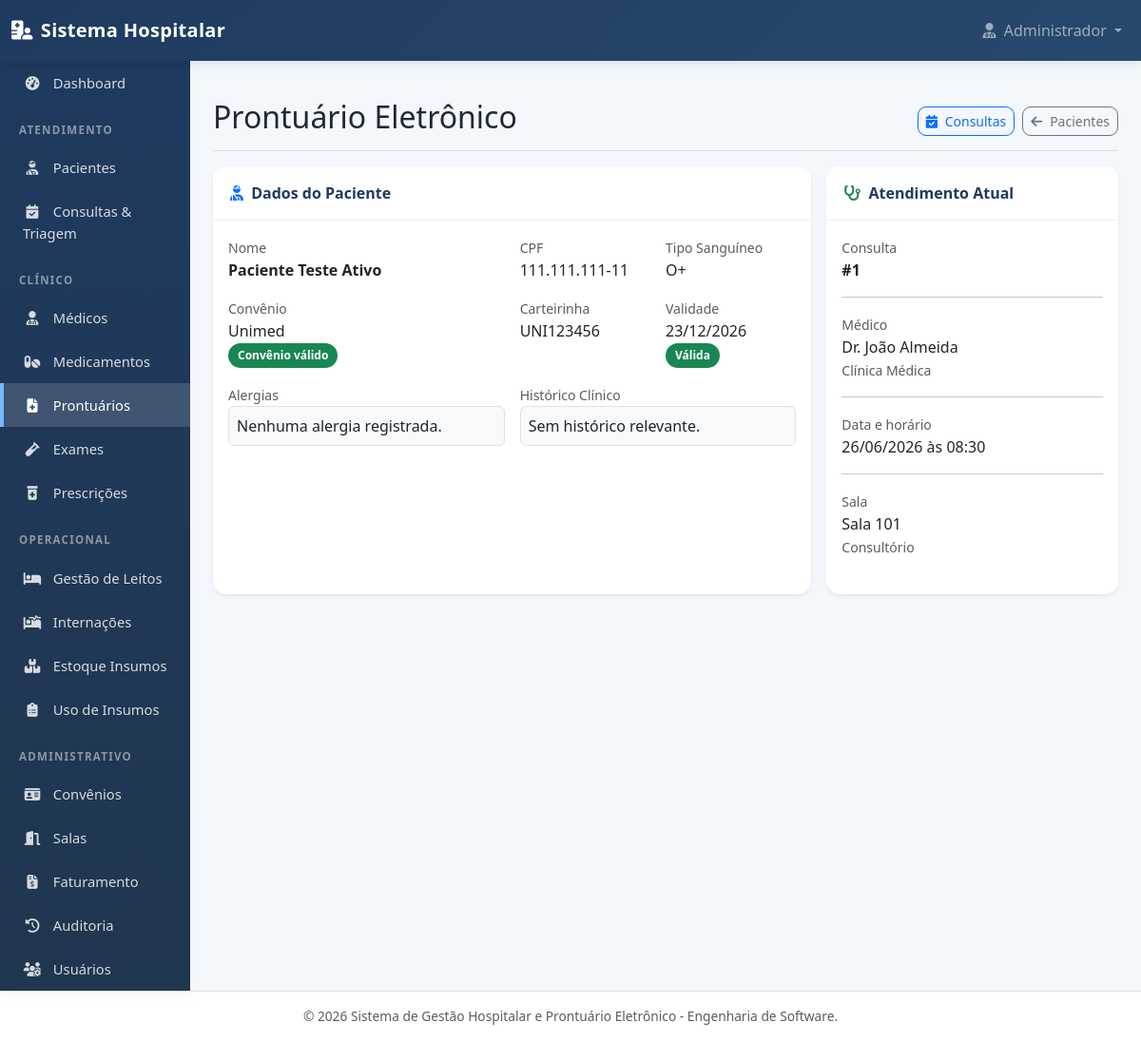
Page /prontuario.php?id=1 (signed in) on the committed database.
### tables this page shows
CREATE TABLE pacientes (
    id_paciente INT AUTO_INCREMENT PRIMARY KEY,
    nome VARCHAR(100) NOT NULL,
    cpf VARCHAR(14) NOT NULL UNIQUE,
    data_nascimento DATE NULL,
    telefone VARCHAR(20) NULL,
    endereco VARCHAR(150) NULL,
    alergias TEXT NULL,
    historico_clinico TEXT NULL,
    tipo_sanguineo VARCHAR(5) NULL,
    id_convenio INT NULL,
    numero_carteirinha VARCHAR(50) NULL,
    validade_carteirinha DATE NULL,
    status_paciente VARCHAR(20) NOT NULL DEFAULT 'Ativo',

    INDEX idx_pacientes_convenio (id_convenio),

    CONSTRAINT fk_pacientes_convenios
        FOREIGN KEY (id_convenio)
        REFERENCES convenios(id_convenio)
        ON DELETE SET NULL
        ON UPDATE CASCADE
);

CREATE TABLE convenios (
    id_convenio INT AUTO_INCREMENT PRIMARY KEY,
    nome_convenio VARCHAR(100) NOT NULL,
    telefone VARCHAR(20) NULL,
    procedimentos_autorizados TEXT NULL,
    status_convenio VARCHAR(20) NOT NULL DEFAULT 'Ativo'
);

CREATE TABLE consultas (
    id_consulta INT AUTO_INCREMENT PRIMARY KEY,
    data_consulta DATE NOT NULL,
    horario TIME NOT NULL,
    status_consulta VARCHAR(50) NOT NULL DEFAULT 'Agendada',
    destino_paciente VARCHAR(50) NOT NULL DEFAULT 'ATENDIMENTO',
    status_fluxo VARCHAR(80) NOT NULL DEFAULT 'Aguardando atendimento',
    id_paciente INT NOT NULL,
    id_medico INT NOT NULL,
    id_sala INT NULL,
    id_convenio INT NULL,

    INDEX idx_consultas_paciente (id_paciente),
    INDEX idx_consultas_medico (id_medico),
    INDEX idx_consultas_sala (id_sala),
    INDEX idx_consultas_convenio (id_convenio),
    INDEX idx_consultas_data (data_consulta),
    INDEX idx_consultas_destino (destino_paciente),
    INDEX idx_consultas_fluxo (status_fluxo),

    CONSTRAINT fk_consultas_pacientes
        FOREIGN KEY (id_paciente)
        REFERENCES pacientes(id_paciente)
        ON DELETE CASCADE
        ON UPDATE CASCADE,

    CONSTRAINT fk_consultas_medicos
        FOREIGN KEY (id_medico)
        REFERENCES medicos(id_medico)
        ON DELETE RESTRICT
        ON UPDATE CASCADE,

    CONSTRAINT fk_consultas_salas
        FOREIGN KEY (id_sala)
        REFERENCES salas(id_sala)
        ON DELETE SET NULL
        ON UPDATE CASCADE,

    CONSTRAINT fk_consultas_convenios
        FOREIGN KEY (id_convenio)
        REFERENCES convenios(id_convenio)
        ON DELETE SET NULL
        ON UPDATE CASCADE
);

CREATE TABLE medicos (
    id_medico INT AUTO_INCREMENT PRIMARY KEY,
    nome VARCHAR(100) NOT NULL,
    crm VARCHAR(30) NOT NULL UNIQUE,
    especialidade VARCHAR(80) NULL,
    telefone VARCHAR(20) NULL,
    email VARCHAR(100) NULL,
    status_medico VARCHAR(20) NOT NULL DEFAULT 'Ativo'
);

CREATE TABLE salas (
    id_sala INT AUTO_INCREMENT PRIMARY KEY,
    numero_sala VARCHAR(20) NOT NULL,
    tipo_sala VARCHAR(60) NULL,
    status_sala VARCHAR(30) NOT NULL DEFAULT 'Disponível'
);

### dao/ProntuarioDAO.php (called while the page is built, shortened)
<?php
class ProntuarioDAO {
    private $conn;
    public function __construct($db) {
        $this->conn = $db;
    }
    public function buscarPaciente($idPaciente) {
        try {
            $query = "SELECT
                        p.*,
                        c.nome_convenio,
                        c.procedimentos_autorizados
                    FROM pacientes p
                    LEFT JOIN convenios c ON p.id_convenio = c.id_convenio
                    WHERE p.id_paciente = :id_paciente
                    LIMIT 1";
            $stmt = $this->conn->prepare($query);
            $stmt->bindValue(":id_paciente", $idPaciente);
            $stmt->execute();
            return $stmt->fetch(PDO::FETCH_ASSOC);
        } catch (PDOException $e) {
            return null;
        }
    }
    public function buscarConsulta($idConsulta) {
        try {
            $query = "SELECT
                        c.*,
                        p.nome AS paciente_nome,
                        p.cpf,
                        p.alergias,
                        p.historico_clinico,
                        p.tipo_sanguineo,
                        p.numero_carteirinha,
                        p.validade_carteirinha,
                        m.nome AS medico_nome,
                        m.crm,
                        m.especialidade,
                        s.numero_sala,
                        s.tipo_sala,
                        conv.nome_convenio
                    FROM consultas c
                    INNER JOIN pacientes p ON c.id_paciente = p.id_paciente
                    INNER JOIN medicos m ON c.id_medico = m.id_medico
                    LEFT JOIN salas s ON c.id_sala = s.id_sala
                    LEFT JOIN convenios conv ON c.id_convenio = conv.id_convenio
                    WHERE c.id_consulta = :id_consulta
                    LIMIT 1";
            $stmt = $this->conn->prepare($query);
            $stmt->bindValue(":id_consulta", $idConsulta);
            $stmt->execute();
            return $stmt->fetch(PDO::FETCH_ASSOC);
        } catch (PDOException $e) {
            return null;
        }
    }
    public function buscarUltimaConsultaDoPaciente($idPaciente) {
        try {
            $query = "SELECT id_consulta
                    FROM consultas
                    WHERE id_paciente = :id_paciente
                    ORDER BY data_consulta DESC, horario DESC, id_consulta DESC
                    LIMIT 1";
            $stmt = $this->conn->prepare($query);
            $stmt->bindValue(":id_paciente", $idPaciente);
            $stmt->execute();
            $row = $stmt->fetch(PDO::FETCH_ASSOC);
            return $row['id_consulta'] ?? null;
        } catch (PDOException $e) {
            return null;
        }
    }
}
?>

### model/Prontuario.php (called while the page is built, shortened)
<?php
class Prontuario {
    private $conn;
    public function __construct($db = null) {
        $this->conn = $db;
    }
    private function executarDAO($metodo, $argumentos = []) {
        $daoPath = __DIR__ . '/../dao/ProntuarioDAO.php';
        $dao = new ProntuarioDAO($this->conn);
        return call_user_func_array([$dao, $metodo], $argumentos);
    }
    public function buscarPaciente(...$argumentos) {
        return $this->executarDAO('buscarPaciente', $argumentos);
    }
    public function buscarConsulta(...$argumentos) {
        return $this->executarDAO('buscarConsulta', $argumentos);
    }
}
?>

### prontuario.php (the view, shortened to what this page needs)
<?php
require_once __DIR__ . '/model/Prontuario.php';
require_once __DIR__ . '/views/header.php';
function avaliarConvenioProntuario($paciente) {
    $hoje = strtotime(date("Y-m-d"));
    $validade = strtotime($paciente['validade_carteirinha']);
    return [
        "status" => "valido",
        "classe" => "success",
        "titulo" => "Convênio válido",
        "mensagem" => "Convênio válido até " . date("d/m/Y", $validade) . "."
    ];
}
$idPaciente = $_GET['id'] ?? $_GET['id_paciente'] ?? null;
$idConsulta = $_GET['id_consulta'] ?? null;
try {
    if (method_exists('Database', 'getInstance')) {
        $database = Database::getInstance();
    } else {
        $database = new Database();
    }
    $db = $database->getConnection();
    $prontuarioModel = new Prontuario($db);
    $paciente = $prontuarioModel->buscarPaciente($idPaciente);
    $infoConvenioProntuario = avaliarConvenioProntuario($paciente);
    if (empty($idConsulta)) {
        $daoTemp = new ProntuarioDAO($db);
        $idConsulta = $daoTemp->buscarUltimaConsultaDoPaciente($idPaciente);
    }
    if (empty($idConsulta)) {
        $consulta = null;
        $prontuario = null;
        $stmtExames = null;
        $stmtPrescricoes = null;
    } else {
        $consulta = $prontuarioModel->buscarConsulta($idConsulta);
    }
} catch (Throwable $e) {
    $erroProntuario = $e->getMessage();
    $paciente = null;
    $consulta = null;
    $prontuario = null;
    $stmtExames = null;
    $stmtPrescricoes = null;
    $stmtMedicamentos = null;
    $infoConvenioProntuario = [
        "status" => "erro",
        "classe" => "secondary",
        "titulo" => "Convênio não verificado",
        "mensagem" => "Não foi possível verificar os dados do convênio."
    ];
}
?>
<div class="d-flex justify-content-between flex-wrap flex-md-nowrap align-items-center pt-3 pb-2 mb-3 border-bottom">
    <h1 class="h2">Prontuário Eletrônico</h1>
    <div class="btn-toolbar mb-2 mb-md-0">
        <a href="consultas.php" class="btn btn-sm btn-outline-primary me-2">
            <i class="fas fa-calendar-check me-1"></i> Consultas
        </a>
        <a href="pacientes.php" class="btn btn-sm btn-outline-secondary">
            <i class="fas fa-arrow-left me-1"></i> Pacientes
        </a>
    </div>
</div>
<div class="row g-3 mb-4">
    <div class="col-lg-8">
        <div class="card shadow-sm border-0 h-100">
            <div class="card-header bg-white">
                <i class="fas fa-user-injured me-1 text-primary"></i>
                Dados do Paciente
            </div>
            <div class="card-body">
                <div class="row g-3">
                    <div class="col-md-6">
                        <small class="text-muted">Nome</small>
                        <div class="fw-bold"><?php echo htmlspecialchars($paciente['nome'] ?? ''); ?></div>
                    </div>
                    <div class="col-md-3">
                        <small class="text-muted">CPF</small>
                        <div><?php echo htmlspecialchars($paciente['cpf'] ?? ''); ?></div>
                    </div>
                    <div class="col-md-3">
                        <small class="text-muted">Tipo Sanguíneo</small>
                        <div><?php echo htmlspecialchars($paciente['tipo_sanguineo'] ?? 'Não informado'); ?></div>
                    </div>
                    <div class="col-md-6">
                        <small class="text-muted">Convênio</small>
                        <div>
                            <?php if (!empty($paciente['nome_convenio'])): ?>
                                <?php echo htmlspecialchars($paciente['nome_convenio']); ?>
                                <?php if (($infoConvenioProntuario['status'] ?? '') === 'vencido'): ?>
                                    <br>
                                    <span class="badge bg-danger">Convênio vencido</span>
                                <?php elseif (($infoConvenioProntuario['status'] ?? '') === 'sem_valididade'): ?>
                                    <br>
                                    <span class="badge bg-warning text-dark">Validade não informada</span>
                                <?php elseif (($infoConvenioProntuario['status'] ?? '') === 'valido'): ?>
                                    <br>
                                    <span class="badge bg-success">Convênio válido</span>
                                <?php endif; ?>
                            <?php else: ?>
                                <span class="badge bg-light text-dark border">Particular</span>
                            <?php endif; ?>
                        </div>
                    </div>
                    <div class="col-md-3">
                        <small class="text-muted">Carteirinha</small>
                        <div><?php echo htmlspecialchars($paciente['numero_carteirinha'] ?? 'Não informado'); ?></div>
                    </div>
                    <div class="col-md-3">
                        <small class="text-muted">Validade</small>
                        <div>
                            <?php if (!empty($paciente['validade_carteirinha'])): ?>
                                <?php echo htmlspecialchars(date('d/m/Y', strtotime($paciente['validade_carteirinha']))); ?>
                                <?php if (($infoConvenioProntuario['status'] ?? '') === 'vencido'): ?>
                                    <br>
                                    <span class="badge bg-danger">Vencida</span>
                                <?php elseif (($infoConvenioProntuario['status'] ?? '') === 'valido'): ?>
                                    <br>
                                    <span class="badge bg-success">Válida</span>
                                <?php endif; ?>
                            <?php endif; ?>
                        </div>
                    </div>
                    <div class="col-md-6">
                        <small class="text-muted">Alergias</small>
                        <div class="border rounded p-2 bg-light min-vh-25">
                            <?php echo nl2br(htmlspecialchars($paciente['alergias'] ?? 'Nenhuma alergia registrada.')); ?>
                        </div>
                    </div>
                    <div class="col-md-6">
                        <small class="text-muted">Histórico Clínico</small>
                        <div class="border rounded p-2 bg-light min-vh-25">
                            <?php echo nl2br(htmlspecialchars($paciente['historico_clinico'] ?? 'Nenhum histórico registrado.')); ?>
                        </div>
                    </div>
                </div>
            </div>
        </div>
    </div>
    <div class="col-lg-4">
        <div class="card shadow-sm border-0 h-100">
            <div class="card-header bg-white">
                <i class="fas fa-stethoscope me-1 text-success"></i>
                Atendimento Atual
            </div>
            <div class="card-body">
                <?php if ($consulta): ?>
                    <small class="text-muted">Consulta</small>
                    <div class="fw-bold">#<?php echo htmlspecialchars($consulta['id_consulta'] ?? ''); ?></div>
                    <hr>
                    <small class="text-muted">Médico</small>
                    <div>
                        <?php echo htmlspecialchars($consulta['medico_nome'] ?? ''); ?>
                        <?php if (!empty($consulta['especialidade'])): ?>
                            <br><small class="text-muted"><?php echo htmlspecialchars($consulta['especialidade']); ?></small>
                        <?php endif; ?>
                    </div>
                    <hr>
                    <small class="text-muted">Data e horário</small>
                    <div>
                        <?php if (!empty($consulta['data_consulta'])): ?>
                            <?php echo htmlspecialchars(date('d/m/Y', strtotime($consulta['data_consulta']))); ?>
                        <?php endif; ?>
                        às <?php echo htmlspecialchars(substr($consulta['horario'] ?? '', 0, 5)); ?>
                    </div>
                    <hr>
                    <small class="text-muted">Sala</small>
                    <div>
                        <?php if (!empty($consulta['numero_sala'])): ?>
                            Sala <?php echo htmlspecialchars($consulta['numero_sala']); ?>
                            <br><small class="text-muted"><?php echo htmlspecialchars($consulta['tipo_sala'] ?? ''); ?></small>
                        <?php else: ?>
                            Não definida
                        <?php endif; ?>
                    </div>
                <?php endif; ?>
            </div>
        </div>
    </div>
</div>
<?php require_once __DIR__ . '/views/footer.php'; ?>

### views/header.php (style rules this page uses)
:root { --primary-color: #1f3a5f; --secondary-color: #27496d; --accent-color: #0d6efd; --bg-light: #f4f7fb; --text-dark: #1f2937; }
* { box-sizing: border-box; }
body { background-color: var(--bg-light); font-family: 'Segoe UI', Tahoma, Geneva, Verdana, sans-serif; color: var(--text-dark); }
h1, h2, h3, h4, h5 { color: #111827; font-weight: 700; }
.card { border: none; border-radius: 14px; box-shadow: 0 8px 22px rgba(15, 23, 42, 0.06); margin-bottom: 22px; overflow: hidden; }
.card-header { background-color: #ffffff; border-bottom: 1px solid rgba(0,0,0,0.06); font-weight: 700; color: var(--primary-color); padding: 16px 18px; }
.btn { border-radius: 9px; font-weight: 500; }
.badge { padding: 7px 10px; border-radius: 999px; }

### rows in the picture
pacientes: nome "Paciente Teste Ativo", cpf "111.111.111-11", tipo_sanguineo "O+", id_convenio.nome_convenio "Unimed", numero_carteirinha "UNI123456", validade_carteirinha "23/12/2026", alergias "Nenhuma alergia registrada.", historico_clinico "Sem histórico relevante."
consultas: id_consulta "1", id_medico.nome "Dr. João Almeida", id_medico.especialidade "Clínica Médica", data_consulta "26/06/2026", horario "08:30", id_sala.numero_sala "101", id_sala.tipo_sala "Consultório"

### other values in the picture
$_SESSION['nome_usuario'] "Administrador"
